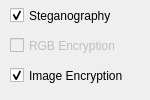
<?xml version="1.0" encoding="UTF-8"?>
<ui version="4.0">
 <class>dialog</class>
 <widget class="QDialog" name="dialog">
  <property name="geometry">
   <rect>
    <x>0</x>
    <y>0</y>
    <width>150</width>
    <height>100</height>
   </rect>
  </property>
  <property name="windowTitle">
   <string>Custom</string>
  </property>
  <property name="toolTipDuration">
   <number>-17</number>
  </property>
  <widget class="QCheckBox" name="checkBox">
   <property name="geometry">
    <rect>
     <x>10</x>
     <y>0</y>
     <width>121</width>
     <height>31</height>
    </rect>
   </property>
   <property name="text">
    <string>Steganography</string>
   </property>
   <property name="checked">
    <bool>true</bool>
   </property>
  </widget>
  <widget class="QCheckBox" name="checkBox_2">
   <property name="enabled">
    <bool>false</bool>
   </property>
   <property name="geometry">
    <rect>
     <x>10</x>
     <y>30</y>
     <width>121</width>
     <height>31</height>
    </rect>
   </property>
   <property name="text">
    <string>RGB Encryption</string>
   </property>
  </widget>
  <widget class="QCheckBox" name="checkBox_3">
   <property name="geometry">
    <rect>
     <x>10</x>
     <y>60</y>
     <width>131</width>
     <height>31</height>
    </rect>
   </property>
   <property name="text">
    <string>Image Encryption</string>
   </property>
   <property name="checked">
    <bool>true</bool>
   </property>
  </widget>
 </widget>
 <resources/>
 <connections/>
</ui>
